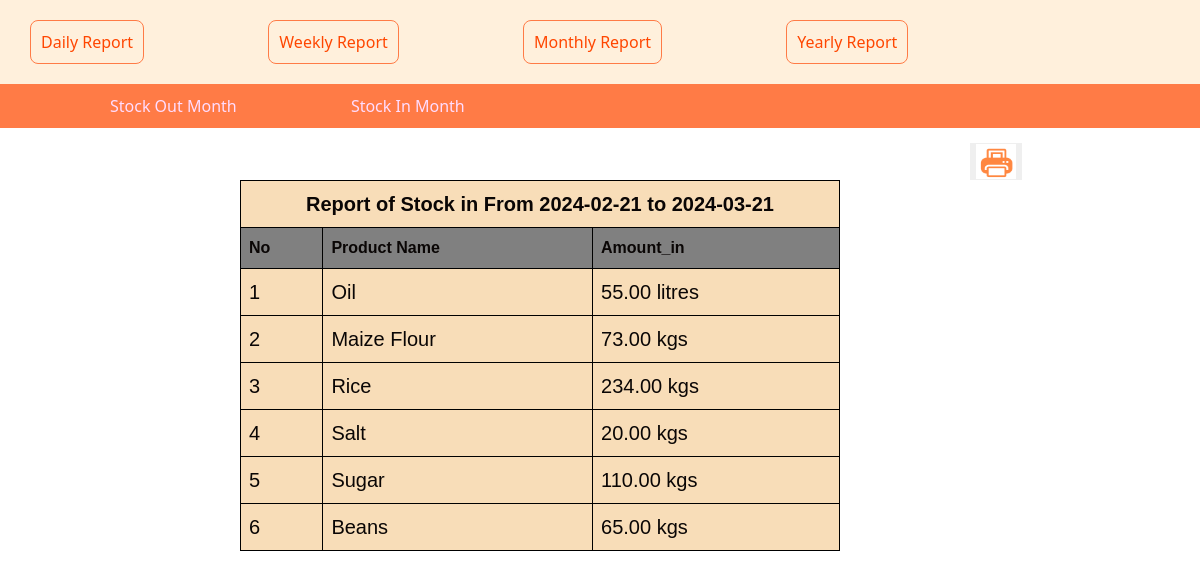
The page /stock_in_month.php on the database its author committed.
### tables this page shows
CREATE TABLE `stock_in` (
  `id` int(11) NOT NULL,
  `pro_id` int(11) NOT NULL,
  `amount_in` decimal(13,2) NOT NULL,
  `in_date` date NOT NULL,
  `expired_date` date NOT NULL
);

CREATE TABLE `products` (
  `pro_id` int(11) NOT NULL,
  `product_name` varchar(200) NOT NULL,
  `Quantity` decimal(13,2) NOT NULL,
  `qnty_measures` varchar(50) NOT NULL DEFAULT 'kgs'
);

### stock_in_month.php (the view, shortened to what this page needs)
<?php
include'monthly.php';
?>
<!DOCTYPE html>
<html>
<head>
	<link rel="stylesheet" type="text/css" href="bootstrap.css">
	<link rel="stylesheet" href="styles/stock_in_month.css">
</head>
<body>
	<?php
	$from=date('Y-m-d',strtotime('-1 month'));
	$to=date('Y-m-d');
	include'connection.php';
	$no=1;
	$select=mysqli_query($con,"select products.*,stock_in.*,sum(stock_in.amount_in) as total_amount_in from products,stock_in where stock_in.in_date between '$from' and '$to' and products.pro_id=stock_in.pro_id group by (stock_In.pro_id)");
	if(mysqli_num_rows($select)>0){
		?>
		<button onclick="window.print()" class="print-btn"><img class="img" src="images/print2.PNG" width="35" height="35"></button>
		<table style="border:solid black 1px;background: rgb(248, 221, 184);border-color: black;" class="table table-bordered table-css">
			<tr style="text-align:center" class="tabel-row">
			<th colspan="6">
				Report of Stock in From <?php echo $from;?> to <?php echo $to;?></th></tr>
		<tr style="background-color:gray">
		<th>No</th>
		<th>Product Name</th>
		<th>Amount_in</th>
	</tr>
<?php
	while($fetch=mysqli_fetch_array($select)){
		?>
		<tr class="tabel-row tabel-row-products">
			<td><?php echo $no;?></td>
			<td><?php echo $fetch['product_name'];?></td>
			<td><?php echo $fetch['total_amount_in']." ".$fetch['qnty_measures'];?></td>
		</tr>
		<?php
		$no++;
	}
}
else{
     echo"<p><i>No stock_out operation made in this month</i></p>";
}
	?>
	</table>
</body>
</html>

### styles/stock_in_month.css (style rules this page uses)
.table-css { color: rgb(10, 6, 5); padding: 10px; width: 600px; border-collapse: collape; background-color: rgb(237, 123, 70); margin-left: 240px; }
.tabel-row { padding: 20px; margin: 10px; line-height: 30px; font-size: 20px; }
.tabel-row-products { align-items: center; }
.print-btn { margin-left: 970px; border: none; margin-top: 15px; }
.img { border: transparent; outline: transparent; width: 40px; margin-right:20% ; }

### Report.php (style rules this page uses)
td, th { font-family: arial,sans-serif; }

### rows shown on the page
stock_in: pro.product_name "Oil", total_amount_in "55.00", pro.qnty_measures "litres"
stock_in: pro.product_name "Maize Flour", total_amount_in "73.00", pro.qnty_measures "kgs"
stock_in: pro.product_name "Rice", total_amount_in "234.00", pro.qnty_measures "kgs"
stock_in: pro.product_name "Salt", total_amount_in "20.00", pro.qnty_measures "kgs"
stock_in: pro.product_name "Sugar", total_amount_in "110.00", pro.qnty_measures "kgs"
stock_in: pro.product_name "Beans", total_amount_in "65.00", pro.qnty_measures "kgs"

### other values the page prints
$from "2024-02-21"
$to "2024-03-21"
